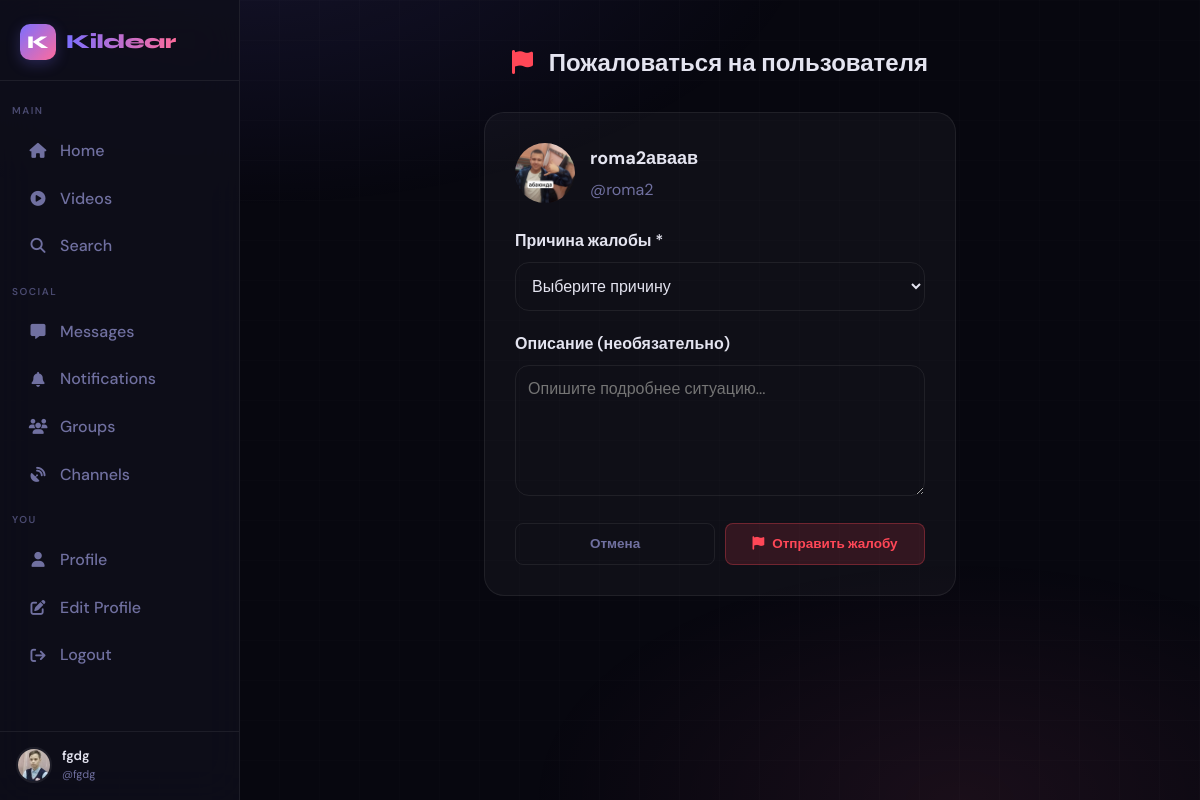
/report/user/5 (signed in), run on the app's committed database.
### app.py (models this page shows, shortened)
class User(UserMixin, db.Model):
    id              = db.Column(db.Integer, primary_key=True)
    username        = db.Column(db.String(40), unique=True, nullable=False)
    email           = db.Column(db.String(120), unique=True, nullable=False)
    password_hash   = db.Column(db.String(256), nullable=False)
    display_name    = db.Column(db.String(60), default="")
    bio             = db.Column(db.String(500), default="")
    avatar          = db.Column(db.String(300), default="/static/default_avatar.png")
    cover_photo     = db.Column(db.String(300), default="")
    website         = db.Column(db.String(200), default="")
    location        = db.Column(db.String(100), default="")
    accent_color    = db.Column(db.String(7), default="#6c63ff")
    is_private      = db.Column(db.Boolean, default=False)
    is_verified     = db.Column(db.Boolean, default=False)
    is_banned       = db.Column(db.Boolean, default=False)
    is_admin        = db.Column(db.Boolean, default=False)
    is_online       = db.Column(db.Boolean, default=False)
    last_seen       = db.Column(db.DateTime, default=datetime.utcnow)
    created_at      = db.Column(db.DateTime, default=datetime.utcnow)
    two_factor_enabled = db.Column(db.Boolean, default=False)
    two_factor_secret  = db.Column(db.String(32), nullable=True)
    failed_logins   = db.Column(db.Integer, default=0)
    locked_until    = db.Column(db.DateTime, nullable=True)
    posts          = db.relationship("Post", backref="author", lazy="dynamic",
                                     foreign_keys="Post.user_id")
    sent_msgs      = db.relationship("Message", backref="sender", lazy="dynamic",
                                     foreign_keys="Message.sender_id")
    recv_msgs      = db.relationship("Message", backref="receiver", lazy="dynamic",
                                     foreign_keys="Message.receiver_id")
    notifications  = db.relationship("Notification", backref="recipient", lazy="dynamic",
                                     foreign_keys="Notification.user_id")
    comments       = db.relationship("Comment", backref="author", lazy="dynamic")
    owned_groups   = db.relationship("Group", backref="owner", lazy="dynamic")
    owned_channels = db.relationship("Channel", backref="owner", lazy="dynamic")
    login_history  = db.relationship("LoginHistory", backref="user", lazy="dynamic")
    blocked_users = db.relationship(
        "User", secondary=blocks,
        primaryjoin=blocks.c.blocker_id == id,
        secondaryjoin=blocks.c.blocked_id == id,
        backref=db.backref("blocked_by", lazy="dynamic"),
        lazy="dynamic",
    )
    following = db.relationship(
        "User", secondary=follows,
        primaryjoin=follows.c.follower_id == id,
        secondaryjoin=follows.c.followed_id == id,
        backref=db.backref("followers", lazy="dynamic"),
        lazy="dynamic",
    )

### app.py (the view, shortened to what this page needs)
@app.route("/report/user/<int:user_id>", methods=["GET", "POST"])
@login_required
def report_user(user_id):
    reported = User.query.get_or_404(user_id)
    if reported.id == current_user.id:
        flash("Cannot report yourself", "error")
        return redirect(url_for("profile", username=reported.username))
    reasons = [("spam","Spam"),("harassment","Harassment"),
               ("hate_speech","Hate Speech"),("violence","Violence"),
               ("scam","Scam"),("fake_account","Fake Account"),("other","Other")]
    return render_template("report_user.html", user=reported, reasons=reasons)

### app.py (called while the page is built, shortened)
def _get_client_ip() -> str:
    forwarded = request.headers.get('X-Forwarded-For', '')
    real_ip = request.headers.get('X-Real-IP', '')
    if real_ip:
        try:
            ip_address(real_ip)
            return real_ip
        except (ValueError, AddressValueError):
            pass
    return request.remote_addr or '0.0.0.0'

@app.before_request
def before_request_hook():
    ip = _get_client_ip()
    g.client_ip = ip
    security.track_concurrent(ip, +1)
    allowed, status = security.process_request(request)

@login_mgr.user_loader
def load_user(user_id):
    return db.session.get(User, int(user_id))

    def _is_trusted(self, ip_str: str) -> bool:
        try:
            addr = ip_address(ip_str)
            return any(addr in net for net in self.TRUSTED_NETWORKS)
        except (ValueError, AddressValueError):
            return False

    def track_concurrent(self, ip: str, delta: int):
        self._concurrent[ip] += delta
        if self._concurrent[ip] > 50:
            self._temp_ban(ip, f"connection flood ({self._concurrent[ip]} concurrent)")

    def process_request(self, req) -> tuple[bool, int]:
        ip = _get_client_ip()
        if self._is_trusted(ip):
            return True, 200

### templates/report_user.html (shortened to what this page needs)
{% extends "base.html" %}
{% block content %}
<div class="report-container" style="max-width: 600px; margin: 0 auto; padding: 20px;">
    <div class="page-header" style="margin-bottom: 30px;">
        <h1 style="font-size: 24px; font-weight: 700;">
            <i class="fa-solid fa-flag" style="color: var(--danger); margin-right: 10px;"></i>
            Пожаловаться на пользователя
        </h1>
    </div>
    <div class="report-card" style="background: var(--card); border-radius: var(--radius-lg); padding: 30px; border: 1px solid var(--border);">
        <div style="display: flex; align-items: center; gap: 15px; margin-bottom: 25px;">
            <img src="{{ user.avatar or '/static/default_avatar.png' }}" style="width: 60px; height: 60px; border-radius: 50%; object-fit: cover;">
            <div>
                <h2 style="font-size: 18px; margin-bottom: 5px;">{{ user.display_name or user.username }}</h2>
                <p style="color: var(--text-muted);">@{{ user.username }}</p>
            </div>
        </div>
        <form method="POST">
            <div class="form-group" style="margin-bottom: 20px;">
                <label style="display: block; margin-bottom: 8px; font-weight: 600;">Причина жалобы *</label>
                <select name="reason" required style="width: 100%; padding: 12px; border: 1px solid var(--border); border-radius: var(--radius); background: var(--input-bg); color: var(--text);">
                    <option value="">Выберите причину</option>
                </select>
            </div>
            <div class="form-group" style="margin-bottom: 20px;">
                <label style="display: block; margin-bottom: 8px; font-weight: 600;">Описание (необязательно)</label>
                <textarea name="description" rows="5" style="width: 100%; padding: 12px; border: 1px solid var(--border); border-radius: var(--radius); background: var(--input-bg); color: var(--text); resize: vertical;" placeholder="Опишите подробнее ситуацию..."></textarea>
            </div>
            <div style="display: flex; gap: 10px;">
                <a href="{{ url_for('profile', username=user.username) }}" class="btn btn-outline" style="flex: 1;">Отмена</a>
                <button type="submit" class="btn btn-danger" style="flex: 1;">
                    <i class="fa-solid fa-flag"></i> Отправить жалобу
                </button>
            </div>
        </form>
    </div>
</div>
{% endblock %}

### templates/base.html (shortened to what this page needs)
<!DOCTYPE html>
<html lang="en" data-theme="dark">
<head>
  <link rel="stylesheet" href="https://cdnjs.cloudflare.com/ajax/libs/font-awesome/6.5.0/css/all.min.css"/>
</head>
<body>
<nav class="sidebar" id="sidebar">
  <a href="{{ url_for('index') }}" class="sidebar-logo">
    <div class="logo-mark">K</div>
    <span class="logo-text">Kildear</span>
  </a>
  <span class="nav-section">Main</span>
  <a href="{{ url_for('index') }}"
     class="nav-item {% if request.endpoint == 'index' %}active{% endif %}">
    <i class="fa-solid fa-house"></i> Home
  </a>
  <a href="{{ url_for('video_feed') }}"
     class="nav-item {% if request.endpoint == 'video_feed' %}active{% endif %}">
    <i class="fa-solid fa-play-circle"></i> Videos
  </a>
  <a href="{{ url_for('search') }}"
     class="nav-item {% if request.endpoint == 'search' %}active{% endif %}">
    <i class="fa-solid fa-magnifying-glass"></i> Search
  </a>
  <span class="nav-section">Social</span>
  <a href="{{ url_for('chat_list') }}"
     class="nav-item {% if 'chat' in request.endpoint %}active{% endif %}">
    <i class="fa-solid fa-message"></i> Messages
  </a>
  <a href="{{ url_for('notifications') }}"
     class="nav-item {% if request.endpoint == 'notifications' %}active{% endif %}">
    <i class="fa-solid fa-bell"></i> Notifications
  </a>
  <a href="{{ url_for('groups') }}"
     class="nav-item {% if 'group' in request.endpoint %}active{% endif %}">
    <i class="fa-solid fa-users"></i> Groups
  </a>
  <a href="{{ url_for('channels') }}"
     class="nav-item {% if 'channel' in request.endpoint %}active{% endif %}">
    <i class="fa-solid fa-satellite-dish"></i> Channels
  </a>
  {% if current_user.is_authenticated %}
  <span class="nav-section">You</span>
  <a href="{{ url_for('profile', username=current_user.username) }}"
     class="nav-item {% if request.endpoint == 'profile' and request.view_args.get('username') == current_user.username %}active{% endif %}">
    <i class="fa-solid fa-user"></i> Profile
  </a>
  <a href="{{ url_for('edit_profile') }}"
     class="nav-item {% if request.endpoint == 'edit_profile' %}active{% endif %}">
    <i class="fa-solid fa-pen-to-square"></i> Edit Profile
  </a>
  <a href="{{ url_for('logout') }}" class="nav-item">
    <i class="fa-solid fa-arrow-right-from-bracket"></i> Logout
  </a>
  <div class="sidebar-user">
    <img src="{{ current_user.avatar }}" alt="" class="avatar"/>
    <div class="sidebar-user-info">
      <div class="name truncate">{{ current_user.display_name or current_user.username }}</div>
      <div class="handle">@{{ current_user.username }}</div>
    </div>
  </div>
  {% endif %}
</nav>
<div class="app-shell">
  <div class="main-content">
    {% block content %}{% endblock %}
  </div>
</div>
</body>
</html>

### data on the page
User: avatar (picture), display_name "fgdg", username "fgdg"
User: avatar (picture), display_name "roma2аваав", username "roma2"
